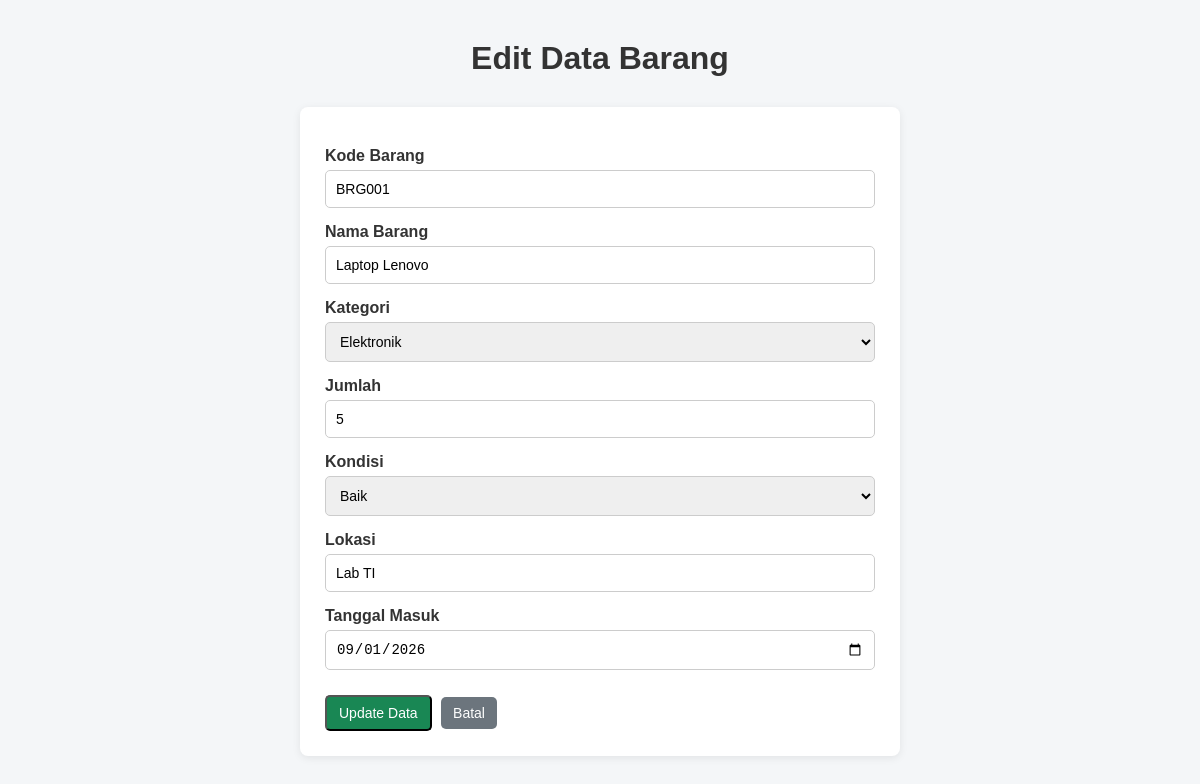
The page /edit.php?id=1 on the database its author committed.
### tables this page shows
CREATE TABLE `inventaris` (
  `id_barang` int NOT NULL,
  `kode_barang` varchar(20) NOT NULL,
  `nama_barang` varchar(100) NOT NULL,
  `kategori` varchar(50) NOT NULL,
  `jumlah` int NOT NULL,
  `kondisi` varchar(30) NOT NULL,
  `lokasi` varchar(100) NOT NULL,
  `tanggal_masuk` date NOT NULL
);

### edit.php (the view, shortened to what this page needs)
<?php
include "koneksi.php";
$id = $_GET['id'];
$query = "SELECT * FROM inventaris WHERE id_barang = '$id'";
$result = mysqli_query($koneksi, $query);
$data = mysqli_fetch_assoc($result);
?>
<!DOCTYPE html>
<html lang="id">
<head>
    <link rel="stylesheet" href="style.css">
</head>
<body>
<div class="container">
    <h1>Edit Data Barang</h1>
    <form action="update.php" method="POST" class="form-box">
        <label>Kode Barang</label>
        <input
            type="text"
            name="kode_barang"
            value="<?= $data['kode_barang']; ?>"
            required
        >
        <label>Nama Barang</label>
        <input
            type="text"
            name="nama_barang"
            value="<?= $data['nama_barang']; ?>"
            required
        >
        <label>Kategori</label>
        <select name="kategori" required>
            <option value="Elektronik"
                <?= ($data['kategori'] == 'Elektronik') ? 'selected' : ''; ?>>
                Elektronik
            </option>
        </select>
        <label>Jumlah</label>
        <input
            type="number"
            name="jumlah"
            value="<?= $data['jumlah']; ?>"
            min="1"
            required
        >
        <label>Kondisi</label>
        <select name="kondisi" required>
            <option value="Baik"
                <?= ($data['kondisi'] == 'Baik') ? 'selected' : ''; ?>>
                Baik
            </option>
        </select>
        <label>Lokasi</label>
        <input
            type="text"
            name="lokasi"
            value="<?= $data['lokasi']; ?>"
            required
        >
        <label>Tanggal Masuk</label>
        <input
            type="date"
            name="tanggal_masuk"
            value="<?= $data['tanggal_masuk']; ?>"
            required
        >
        <div class="form-button">
            <button type="submit" class="btn tambah">
                Update Data
            </button>
            <a href="index.php" class="btn kembali">
                Batal
            </a>
        </div>
    </form>
</div>
</body>
</html>

### style.css (style rules this page uses)
* { box-sizing: border-box; }
body { margin: 0; font-family: Arial, sans-serif; background-color: #f4f6f8; color: #333; }
.container { width: 95%; max-width: 1300px; margin: 40px auto; }
h1 { text-align: center; margin-bottom: 5px; }
.btn { display: inline-block; padding: 8px 12px; text-decoration: none; border-radius: 5px; font-size: 14px; }
.tambah { background-color: #198754; color: white; }
.form-box { width: 600px; max-width: 100%; margin: 30px auto; padding: 25px; background-color: white; border-radius: 8px; box-shadow: 0 2px 8px rgba(0, 0, 0, 0.08); }
.form-box label { display: block; margin-top: 15px; margin-bottom: 5px; font-weight: bold; }
.form-box input, .form-box select { width: 100%; padding: 10px; border: 1px solid #ccc; border-radius: 5px; font-size: 14px; }
.form-button { margin-top: 25px; }
.kembali { background-color: #6c757d; color: white; margin-left: 5px; border: none; }

### rows shown on the page
inventaris: kode_barang "BRG001", nama_barang "Laptop Lenovo", kategori "Elektronik", jumlah "5", kondisi "Baik", lokasi "Lab TI", tanggal_masuk "09/01/2026"
